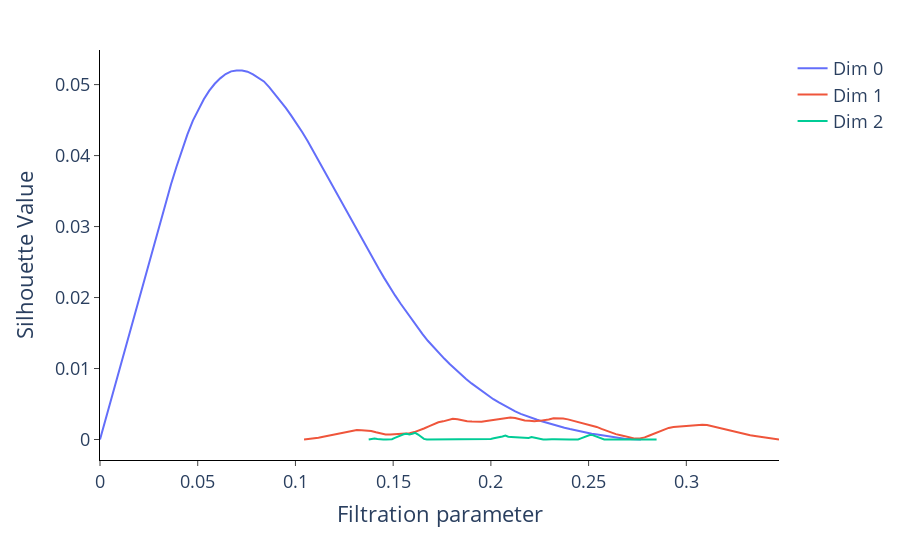

Here is the notebook cell this chart was saved with:
### Code cell
label = 0


silhouette = SH.fit_transform(most_representative_diagrams[subject][data_type]["Label_"+str(label)])


fig = SH.plot(silhouette, homology_dimensions=[0, 1, 2], plotly_params=plotly_params)

# Update trace names to change legend text
for i, trace in enumerate(fig.data):
    if i == 0:
        trace.name = "Dim 0"
    elif i == 1:
        trace.name = "Dim 1"
    elif i == 2:
        trace.name = "Dim 2"


fig.update_layout(
    legend=dict(
        font=dict(
            size=18  # Set the desired font size for the legend
        )
    )
)


# Update the layout to add combined axis labels

fig.show()


# Save the plot as an image (PNG format)
pio.write_image(fig, "Plots/Silhouette_"+str(subject)+"_"+str(data_type)+"(Label "+str(label)+").png")
